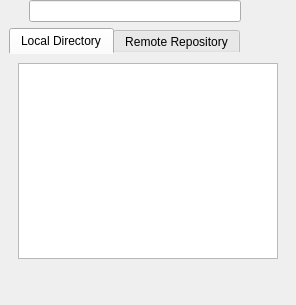
  <widget class="QDockWidget" name="repoDockWidget">
   <property name="windowTitle">
    <string>Component Toolbox</string>
   </property>
   <attribute name="dockWidgetArea">
    <number>2</number>
   </attribute>
   <widget class="QWidget" name="dockWidgetContents_2">
    <layout class="QVBoxLayout" name="verticalLayout">
     <property name="spacing">
      <number>6</number>
     </property>
     <property name="topMargin">
      <number>0</number>
     </property>
     <item>
      <layout class="QHBoxLayout" name="horizontalLayout_5" stretch="0,1,0,0">
       <property name="spacing">
        <number>6</number>
       </property>
       <item>
        <spacer name="horizontalSpacer_4">
         <property name="orientation">
          <enum>Qt::Horizontal</enum>
         </property>
         <property name="sizeHint" stdset="0">
          <size>
           <width>20</width>
           <height>20</height>
          </size>
         </property>
        </spacer>
       </item>
       <item>
        <widget class="QLineEdit" name="repoSearchEdit"/>
       </item>
       <item>
        <widget class="QPushButton" name="btnRepoSearch">
         <property name="maximumSize">
          <size>
           <width>20</width>
           <height>20</height>
          </size>
         </property>
         <property name="text">
          <string/>
         </property>
         <property name="icon">
          <iconset resource="../../resources.qrc">
           <normaloff>:/images/resources/icons/clear-filter.svg</normaloff>:/images/resources/icons/clear-filter.svg</iconset>
         </property>
         <property name="flat">
          <bool>true</bool>
         </property>
        </widget>
       </item>
       <item>
        <spacer name="horizontalSpacer_3">
         <property name="orientation">
          <enum>Qt::Horizontal</enum>
         </property>
         <property name="sizeHint" stdset="0">
          <size>
           <width>20</width>
           <height>20</height>
          </size>
         </property>
        </spacer>
       </item>
      </layout>
     </item>
     <item>
      <widget class="QTabWidget" name="repoTabWidget">
       <property name="styleSheet">
        <string notr="true">
                 QTabWidget::pane {
                 border: 0 solid white;
                 margin: 0px 0px 0px 0px;
                 }
               </string>
       </property>
       <property name="currentIndex">
        <number>0</number>
       </property>
       <widget class="QWidget" name="localDirTab">
        <attribute name="title">
         <string>Local Directory</string>
        </attribute>
        <layout class="QVBoxLayout" name="verticalLayout_5">
         <item>
          <widget class="QTreeView" name="locDirTreeView">
           <property name="contextMenuPolicy">
            <enum>Qt::CustomContextMenu</enum>
           </property>
          </widget>
         </item>
        </layout>
       </widget>
       <widget class="QWidget" name="remDataBaseTab">
        <property name="sizePolicy">
         <sizepolicy hsizetype="Maximum" vsizetype="Preferred">
          <horstretch>0</horstretch>
          <verstretch>0</verstretch>
         </sizepolicy>
        </property>
        <attribute name="title">
         <string>Remote Repository</string>
        </attribute>
        <layout class="QVBoxLayout" name="verticalLayout_6">
         <item>
          <widget class="QTableView" name="remDBTableView"/>
         </item>
        </layout>
       </widget>
      </widget>
     </item>
     <item>
      <layout class="QHBoxLayout" name="horizontalLayout">
       <property name="spacing">
        <number>0</number>
       </property>
       <item>
        <widget class="QPushButton" name="addComponentBtn">
         <property name="toolTip">
          <string>Add component</string>
         </property>
         <property name="styleSheet">
          <string notr="true">
                     QPushButton:hover
                     {
                     background-color: #3D3D46;
                     }
                     QPushButton:pressed
                     {
                     background-color: #7B59FF;
                     }
                   </string>
         </property>
         <property name="text">
          <string/>
         </property>
         <property name="icon">
          <iconset resource="../../resources.qrc">
           <normaloff>:/toolbar/repo/add-component</normaloff>:/toolbar/repo/add-component</iconset>
         </property>
         <property name="flat">
          <bool>true</bool>
         </property>
        </widget>
       </item>
       <item>
        <widget class="QPushButton" name="remComponentBtn">
         <property name="toolTip">
          <string>Remove component</string>
         </property>
         <property name="styleSheet">
          <string notr="true">
                     QPushButton:hover
                     {
                     background-color: #3D3D46;
                     }
                     QPushButton:pressed
                     {
                     background-color: #7B59FF;
                     }
                   </string>
         </property>
         <property name="text">
          <string/>
         </property>
         <property name="icon">
          <iconset resource="../../resources.qrc">
           <normaloff>:/toolbar/repo/remove-component</normaloff>:/toolbar/repo/remove-component</iconset>
         </property>
         <property name="flat">
          <bool>true</bool>
         </property>
        </widget>
       </item>
       <item>
        <widget class="QPushButton" name="compareByBytesBtn">
         <property name="toolTip">
          <string>Compare by bytes</string>
         </property>
         <property name="styleSheet">
          <string notr="true">
                     QPushButton:hover
                     {
                     background-color: #3D3D46;
                     }
                     QPushButton:pressed
                     {
                     background-color: #7B59FF;
                     }
                   </string>
         </property>
         <property name="text">
          <string/>
         </property>
         <property name="icon">
          <iconset resource="../../resources.qrc">
           <normaloff>:/toolbar/repo/compare-by-bytes</normaloff>:/toolbar/repo/compare-by-bytes</iconset>
         </property>
         <property name="flat">
          <bool>true</bool>
         </property>
        </widget>
       </item>
       <item>
        <spacer name="horizontalSpacer">
         <property name="orientation">
          <enum>Qt::Horizontal</enum>
         </property>
         <property name="sizeHint" stdset="0">
          <size>
           <width>0</width>
           <height>0</height>
          </size>
         </property>
        </spacer>
       </item>
      </layout>
     </item>
    </layout>
   </widget>
  </widget>
